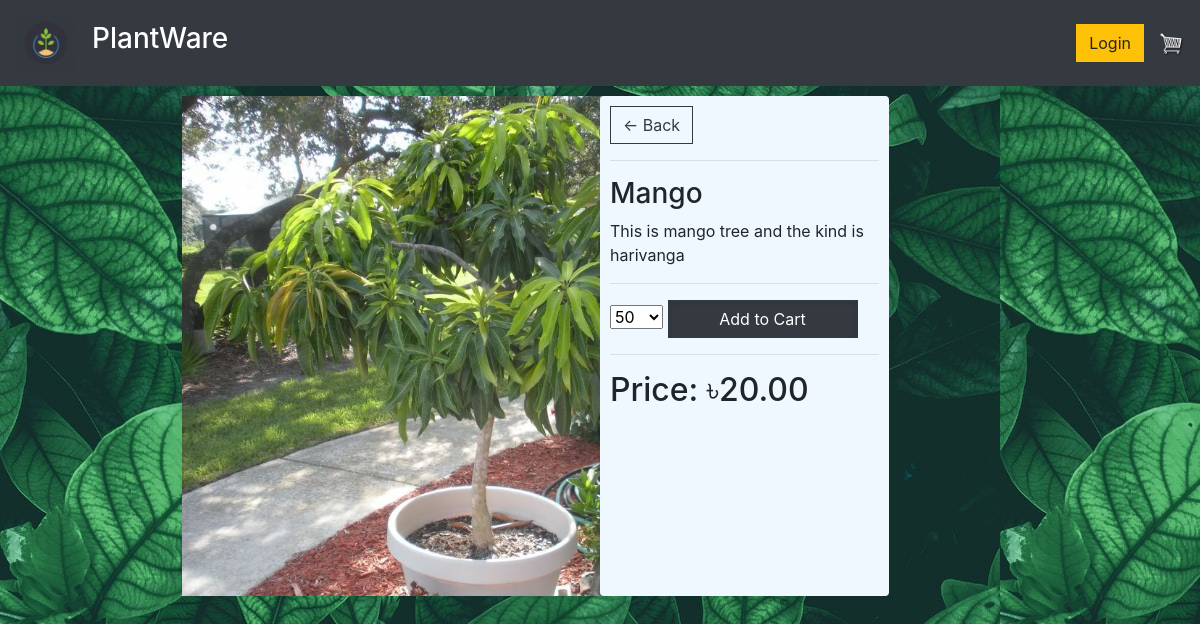
Page /view_item/1/ on the committed database.
### warehouse/models.py (models this page shows, shortened)
class Product(models.Model):
    name = models.CharField(max_length=50, null=True)
    category = models.ForeignKey(Category, null=True, on_delete=models.CASCADE)
    price = models.DecimalField(max_digits=7, decimal_places=2)
    date_created = models.DateTimeField(auto_now_add=True, null=True)
    description = models.CharField(max_length=200, null=True, blank=True)
    image = models.ImageField(upload_to='images/', null=True, blank=True)
    available = models.BooleanField(default=False, null=True, blank=True)
    quantity = models.IntegerField(default=0)
    @property
    def imageURL(self):
        try:
            url = self.image.url
        except:
            url = ''
        return url

### store/views.py (the view, shortened to what this page needs)
# urls.py: path('view_item/<str:product_id>/', views.View_item, name='view_item'),
def View_item(request, product_id):
	product = Product.objects.get(id=product_id)
	context = {'product': product}
	return render(request, 'store/view_item.html', context)

### warehouse/templates/store/view_item.html (shortened to what this page needs)
{% extends 'warehouse/main.html' %}
{% load static %}
{% block content %}
    <div class="row mid">
        <div class="col-lg-6">
            <div>
                <img class="item-view" src="{{ product.imageURL }}">
            </div>
        </div>
	    <div  class="col-lg-4 box-element">
            <a  class="btn btn-outline-dark" href="{% url 'store' %}">&#x2190; Back</a>
            <hr>
            <h3>{{ product.name }}</h3>
            <p>{{ product.description }}</p>
            <hr>
            <form method="POST" action="{% url 'view_item' product.id %}">
                <select name="quantity">
                    <option value="50">50</option>
                </select>
                <input class="btn btn-dark" type="submit" value="Add to Cart">
            </form>
            <hr>
            <h2>Price: ৳{{ product.price }}</h2>
	    </div>
    </div>
{% endblock content %}

### static/css/main.css (style rules this page uses)
body { background: url('/static/images/bg_pic.jpg'); }
.box-element { background-color: #F0F8FF; border-radius: 4px; padding: 10px; }
.col-lg-4, .col-lg-6, .col-lg-8, .col-lg-12 { margin-top: 10px; }
.btn { border-radius: 0; }
.mid { margin-left: 13%; margin-right: 13%; }
.item-view { max-width: 800px; max-height:500px; margin: 0 auto; }
input { border: 1px solid #c4c4c4; border-radius: 5px; background-color: #fff; padding: 3px 5px; box-shadow: inset 0 3px 6px rgba(0,0,0,0.1); width: 190px; }

### rows in the picture
Product: imageURL (picture), name "Mango", description "This is mango tree and the kind is harivanga", price "20.00"
